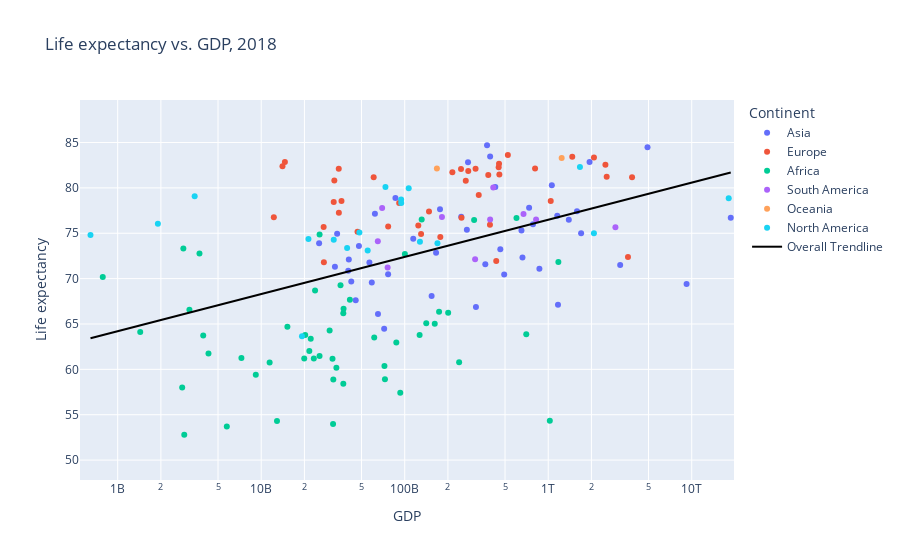

Notebook code for this chart:
### Code cell
#Plot life expectancy vs. GDP
plotFigure(GDP('life-expectancy-vs-gdp-per-capita.csv',
          'GDP per capita',
          'Life expectancy',
          'Life expectancy vs. GDP'), 'GDP', 'Life expectancy', 
         'Life expectancy vs. GDP', pow(10,8), pow(10,12), 5, 5, 4)

### Figure 1 — Plotly figure (JSON) as saved in the notebook; plotly's stock layout.template omitted (floating-point values rounded to 4 significant figures; data arrays with more than 128 entries replaced by an {"elided": "..."} marker saying what was removed)
{"data": [{"customdata": [["Afghanistan"], ["Armenia"], ["Azerbaijan"], ["Bahrain"], ["Bangladesh"], ["Cambodia"], ["China"], ["Georgia"], ["Hong Kong"], ["India"], ["Indonesia"], ["Iran"], ["Iraq"], ["Israel"], ["Japan"], ["Jordan"], ["Kazakhstan"], ["Kuwait"], ["Kyrgyzstan"], ["Laos"], ["Lebanon"], ["Malaysia"], ["Mongolia"], ["Myanmar"], ["Nepal"], ["North Korea"], ["Oman"], ["Pakistan"], ["Palestine"], ["Philippines"], ["Qatar"], ["Saudi Arabia"], ["Singapore"], ["South Korea"], ["Sri Lanka"], ["Syria"], ["Taiwan"], ["Tajikistan"], ["Thailand"], ["Turkey"], ["Turkmenistan"], ["United Arab Emirates"], ["Uzbekistan"], ["Vietnam"], ["Yemen"]], "hovertemplate": "Continent=Asia<br>GDP=%{x}<br>Life expectancy=%{y}<br>Entity=%{customdata[0]}<extra></extra>", "legendgroup": "Asia", "marker": {"color": "#636efa", "symbol": "circle"}, "mode": "markers", "name": "Asia", "orientation": "v", "showlegend": true, "type": "scatter", "x": [71910000000.0, 33810000000.0, 165400000000.0, 61990000000.0, 661500000000.0, 58960000000.0, 18700000000000.0, 47970000000.0, 374800000000.0, 9207000000000.0, 3172000000000.0, 1392000000000.0, 493300000000.0, 276200000000.0, 4919000000000.0, 114700000000.0, 463600000000.0, 271100000000.0, 32640000000.0, 45550000000.0, 86150000000.0, 783200000000.0, 42430000000.0, 313600000000.0, 76630000000.0, 40790000000.0, 176200000000.0, 1169000000000.0, 25330000000.0, 868100000000.0, 427700000000.0, 1695000000000.0, 393800000000.0, 1941000000000.0, 247600000000.0, 56760000000.0, 1060000000000.0, 40410000000.0, 1156000000000.0, 1587000000000.0, 154000000000.0, 735800000000.0, 364400000000.0, 651100000000.0, 65120000000.0], "xaxis": "x", "y": [64.49, 74.94, 72.86, 77.16, 72.32, 69.57, 76.7, 73.6, 84.69, 69.42, 71.51, 76.48, 70.45, 82.82, 84.47, 74.41, 73.24, 75.4, 71.32, 67.61, 78.88, 76.0, 69.69, 66.87, 70.48, 72.09, 77.63, 67.11, 73.89, 71.09, 80.1, 75.0, 83.46, 82.85, 76.81, 71.78, 80.28, 70.88, 76.93, 77.44, 68.07, 77.81, 71.57, 75.32, 66.1], "yaxis": "y"}, {"customdata": [["Albania"], ["Austria"], ["Belarus"], ["Belgium"], ["Bosnia and Herzegovina"], ["Bulgaria"], ["Croatia"], ["Cyprus"], ["Czechia"], ["Denmark"], ["Estonia"], ["Finland"], ["France"], ["Germany"], ["Greece"], ["Hungary"], ["Iceland"], ["Ireland"], ["Italy"], ["Latvia"], ["Lithuania"], ["Luxembourg"], ["Malta"], ["Moldova"], ["Montenegro"], ["Netherlands"], ["North Macedonia"], ["Norway"], ["Poland"], ["Portugal"], ["Romania"], ["Russia"], ["Serbia"], ["Slovakia"], ["Slovenia"], ["Spain"], ["Sweden"], ["Switzerland"], ["Ukraine"], ["United Kingdom"]], "hovertemplate": "Continent=Europe<br>GDP=%{x}<br>Life expectancy=%{y}<br>Entity=%{customdata[0]}<extra></extra>", "legendgroup": "Europe", "marker": {"color": "#EF553B", "symbol": "circle"}, "mode": "markers", "name": "Europe", "orientation": "v", "showlegend": true, "type": "scatter", "x": [32010000000.0, 382200000000.0, 177000000000.0, 456500000000.0, 34770000000.0, 130100000000.0, 91490000000.0, 32330000000.0, 328000000000.0, 266400000000.0, 36260000000.0, 214800000000.0, 2503000000000.0, 3838000000000.0, 246800000000.0, 248700000000.0, 14630000000.0, 311700000000.0, 2083000000000.0, 46890000000.0, 76670000000.0, 34700000000.0, 14070000000.0, 27340000000.0, 12240000000.0, 809900000000.0, 27230000000.0, 451500000000.0, 1041000000000.0, 277300000000.0, 392600000000.0, 3595000000000.0, 124300000000.0, 147600000000.0, 60770000000.0, 1471000000000.0, 454100000000.0, 523200000000.0, 434200000000.0, 2555000000000.0], "xaxis": "x", "y": [78.46, 81.43, 74.59, 81.47, 77.26, 74.93, 78.34, 80.83, 79.22, 80.78, 78.57, 81.74, 82.54, 81.18, 82.07, 76.7, 82.86, 82.1, 83.35, 75.17, 75.74, 82.1, 82.38, 71.81, 76.77, 82.14, 75.69, 82.27, 78.54, 81.86, 75.92, 72.39, 75.85, 77.39, 81.17, 83.43, 82.65, 83.63, 71.95, 81.24], "yaxis": "y"}, {"customdata": [["Algeria"], ["Angola"], ["Benin"], ["Botswana"], ["Burkina Faso"], ["Burundi"], ["Cameroon"], ["Cape Verde"], ["Central African Republic"], ["Chad"], ["Comoros"], ["Congo"], ["Cote d'Ivoire"], ["Democratic Republic of Congo"], ["Djibouti"], ["Egypt"], ["Equatorial Guinea"], ["Eswatini"], ["Ethiopia"], ["Gabon"], ["Gambia"], ["Ghana"], ["Guinea"], ["Guinea-Bissau"], ["Kenya"], ["Lesotho"], ["Liberia"], ["Libya"], ["Madagascar"], ["Malawi"], ["Mali"], ["Mauritania"], ["Mauritius"], ["Morocco"], ["Mozambique"], ["Namibia"], ["Niger"], ["Nigeria"], ["Rwanda"], ["Sao Tome and Principe"], ["Senegal"], ["Seychelles"], ["Sierra Leone"], ["South Africa"], ["Sudan"], ["Tanzania"], ["Togo"], ["Tunisia"], ["Uganda"], ["Zambia"], ["Zimbabwe"]], "hovertemplate": "Continent=Africa<br>GDP=%{x}<br>Life expectancy=%{y}<br>Entity=%{customdata[0]}<extra></extra>", "legendgroup": "Africa", "marker": {"color": "#00cc96", "symbol": "circle"}, "mode": "markers", "name": "Africa", "orientation": "v", "showlegend": true, "type": "scatter", "x": [600800000000.0, 239400000000.0, 25500000000.0, 35710000000.0, 31400000000.0, 7279000000.0, 72830000000.0, 3715000000.0, 2909000000.0, 31670000000.0, 1435000000.0, 29970000000.0, 93100000000.0, 72250000000.0, 3160000000.0, 1177000000000.0, 37340000000.0, 9168000000.0, 200800000000.0, 37330000000.0, 4292000000.0, 127000000000.0, 19940000000.0, 2814000000.0, 173600000000.0, 5759000000.0, 3944000000.0, 100300000000.0, 37490000000.0, 20260000000.0, 31810000000.0, 15220000000.0, 25520000000.0, 304500000000.0, 33410000000.0, 22140000000.0, 21650000000.0, 1026000000000.0, 23730000000.0, 787200000.0, 41490000000.0, 2867000000.0, 12880000000.0, 703100000000.0, 141300000000.0, 161900000000.0, 11450000000.0, 131300000000.0, 87400000000.0, 61320000000.0, 23270000000.0], "xaxis": "x", "y": [76.69, 60.78, 61.47, 69.28, 61.17, 61.25, 58.92, 72.78, 52.8, 53.98, 64.12, 64.29, 57.42, 60.37, 66.58, 71.83, 58.4, 59.4, 66.24, 66.19, 61.73, 63.78, 61.19, 58.0, 66.34, 53.7, 63.73, 72.72, 66.68, 63.8, 58.89, 64.7, 74.86, 76.45, 60.16, 63.37, 62.02, 54.33, 68.7, 70.17, 67.67, 73.33, 54.31, 63.86, 65.09, 65.02, 60.76, 76.5, 62.97, 63.51, 61.2], "yaxis": "y"}, {"customdata": [["Argentina"], ["Bolivia"], ["Brazil"], ["Chile"], ["Colombia"], ["Ecuador"], ["Paraguay"], ["Peru"], ["Uruguay"], ["Venezuela"]], "hovertemplate": "Continent=South America<br>GDP=%{x}<br>Life expectancy=%{y}<br>Entity=%{customdata[0]}<extra></extra>", "legendgroup": "South America", "marker": {"color": "#ab63fa", "symbol": "circle"}, "mode": "markers", "name": "South America", "orientation": "v", "showlegend": true, "type": "scatter", "x": [823200000000.0, 76020000000.0, 2940000000000.0, 414000000000.0, 672700000000.0, 181800000000.0, 64960000000.0, 393800000000.0, 69630000000.0, 309400000000.0], "xaxis": "x", "y": [76.52, 71.24, 75.67, 80.04, 77.11, 76.8, 74.13, 76.52, 77.77, 72.13], "yaxis": "y"}, {"customdata": [["Australia"], ["New Zealand"]], "hovertemplate": "Continent=Oceania<br>GDP=%{x}<br>Life expectancy=%{y}<br>Entity=%{customdata[0]}<extra></extra>", "legendgroup": "Oceania", "marker": {"color": "#FFA15A", "symbol": "circle"}, "mode": "markers", "name": "Oceania", "orientation": "v", "showlegend": true, "type": "scatter", "x": [1241000000000.0, 167600000000.0], "xaxis": "x", "y": [83.28, 82.14], "yaxis": "y"}, {"customdata": [["Barbados"], ["Canada"], ["Costa Rica"], ["Cuba"], ["Dominica"], ["Dominican Republic"], ["El Salvador"], ["Guatemala"], ["Haiti"], ["Honduras"], ["Jamaica"], ["Mexico"], ["Nicaragua"], ["Panama"], ["Puerto Rico"], ["Saint Lucia"], ["Trinidad and Tobago"], ["United States"]], "hovertemplate": "Continent=North America<br>GDP=%{x}<br>Life expectancy=%{y}<br>Entity=%{customdata[0]}<extra></extra>", "legendgroup": "North America", "marker": {"color": "#19d3f3", "symbol": "circle"}, "mode": "markers", "name": "North America", "orientation": "v", "showlegend": true, "type": "scatter", "x": [3438000000.0, 1663000000000.0, 73420000000.0, 94400000000.0, 646200000.0, 169100000000.0, 55210000000.0, 127700000000.0, 19230000000.0, 48340000000.0, 21350000000.0, 2081000000000.0, 32020000000.0, 94550000000.0, 106600000000.0, 1905000000.0, 39680000000.0, 18100000000000.0], "xaxis": "x", "y": [79.08, 82.31, 80.09, 78.73, 74.81, 73.89, 73.1, 74.06, 63.66, 75.09, 74.37, 74.99, 74.28, 78.33, 79.95, 76.06, 73.38, 78.85], "yaxis": "y"}, {"hovertemplate": "<b>OLS trendline</b><br>Life expectancy = 4.09679 * log10(GDP) + 27.3289<br>R<sup>2</sup>=0.201039<br><br>GDP=%{x}<br>Life expectancy=%{y} <b>(trend)</b><extra></extra>", "legendgroup": "Overall Trendline", "line": {"color": "black"}, "mode": "lines", "name": "Overall Trendline", "showlegend": true, "type": "scatter", "x": {"elided": "166 float values"}, "xaxis": "x", "y": {"elided": "166 float values"}, "yaxis": "y"}], "layout": {"legend": {"title": {"text": "Continent"}, "tracegroupgap": 0}, "title": {"text": "Life expectancy vs. GDP, 2018"}, "xaxis": {"anchor": "y", "domain": [0, 1], "range": [8.737, 13.29], "title": {"text": "GDP"}, "type": "log"}, "yaxis": {"anchor": "x", "domain": [0, 1], "range": [47.8, 89.69], "title": {"text": "Life expectancy"}}}}
